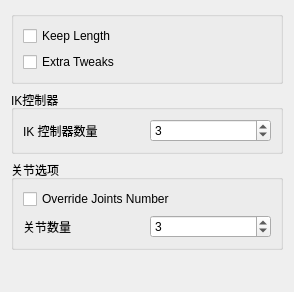
<?xml version="1.0" encoding="UTF-8"?>
<ui version="4.0">
 <class>Form</class>
 <widget class="QWidget" name="Form">
  <property name="geometry">
   <rect>
    <x>0</x>
    <y>0</y>
    <width>294</width>
    <height>292</height>
   </rect>
  </property>
  <property name="windowTitle">
   <string>表单</string>
  </property>
  <layout class="QGridLayout" name="gridLayout">
   <item row="2" column="0">
    <widget class="QGroupBox" name="groupBox_2">
     <property name="title">
      <string>关节选项</string>
     </property>
     <layout class="QGridLayout" name="gridLayout_3">
      <item row="0" column="0">
       <widget class="QCheckBox" name="overrideJntNb_checkBox">
        <property name="text">
         <string notr="true">Override Joints Number</string>
        </property>
       </widget>
      </item>
      <item row="1" column="0">
       <layout class="QHBoxLayout" name="horizontalLayout">
        <item>
         <widget class="QLabel" name="jntNb_label">
          <property name="text">
           <string>关节数量</string>
          </property>
         </widget>
        </item>
        <item>
         <widget class="QSpinBox" name="jntNb_spinBox">
          <property name="minimum">
           <number>1</number>
          </property>
          <property name="maximum">
           <number>999</number>
          </property>
          <property name="value">
           <number>3</number>
          </property>
         </widget>
        </item>
       </layout>
      </item>
     </layout>
    </widget>
   </item>
   <item row="3" column="0">
    <spacer name="verticalSpacer">
     <property name="orientation">
      <enum>Qt::Vertical</enum>
     </property>
     <property name="sizeHint" stdset="0">
      <size>
       <width>20</width>
       <height>40</height>
      </size>
     </property>
    </spacer>
   </item>
   <item row="0" column="0">
    <widget class="QGroupBox" name="groupBox">
     <property name="title">
      <string/>
     </property>
     <layout class="QGridLayout" name="gridLayout_2">
      <item row="0" column="0">
       <layout class="QVBoxLayout" name="verticalLayout">
        <item>
         <widget class="QCheckBox" name="keepLength_checkBox">
          <property name="text">
           <string notr="true">Keep Length</string>
          </property>
         </widget>
        </item>
        <item>
         <widget class="QCheckBox" name="extraTweak_checkBox">
          <property name="text">
           <string notr="true">Extra Tweaks</string>
          </property>
         </widget>
        </item>
       </layout>
      </item>
     </layout>
    </widget>
   </item>
   <item row="1" column="0">
    <widget class="QGroupBox" name="groupBox_3">
     <property name="title">
      <string>IK控制器</string>
     </property>
     <layout class="QGridLayout" name="gridLayout_4">
      <item row="0" column="0">
       <layout class="QHBoxLayout" name="horizontalLayout_2">
        <item>
         <widget class="QLabel" name="ikNb_label">
          <property name="text">
           <string>IK 控制器数量</string>
          </property>
         </widget>
        </item>
        <item>
         <widget class="QSpinBox" name="ikNb_spinBox">
          <property name="minimum">
           <number>1</number>
          </property>
          <property name="maximum">
           <number>999</number>
          </property>
          <property name="value">
           <number>3</number>
          </property>
         </widget>
        </item>
       </layout>
      </item>
     </layout>
    </widget>
   </item>
  </layout>
 </widget>
 <resources/>
 <connections/>
</ui>
